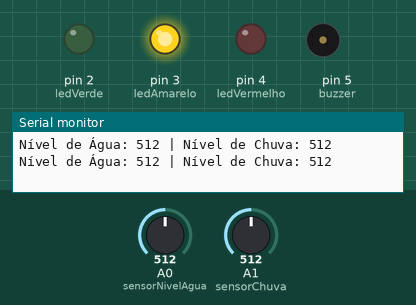
Simulated run of this sketch. Board: Arduino Uno, built with avr-gcc and run on an emulated ATmega328P. Shown: output pins drawn as LEDs (lit = HIGH), buzzer (waves = sounding), the last lines printed to the serial monitor. The inputs (shaded band) are chosen by the test bench; at power-on: A0 (sensorNivelAgua) = 512, A1 (sensorChuva) = 512.

Above: at 1.8 s.
1.9 s: A0 (sensorNivelAgua) set to 785
3.4 s: A0 (sensorNivelAgua) set to 808
At 4.7 s:
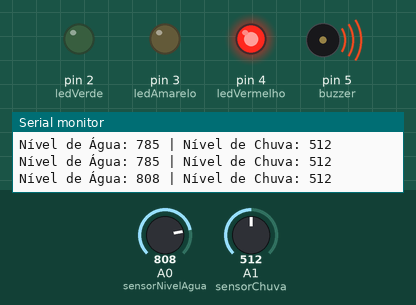
5.5 s: A0 (sensorNivelAgua) set to 790
At 6.3 s:
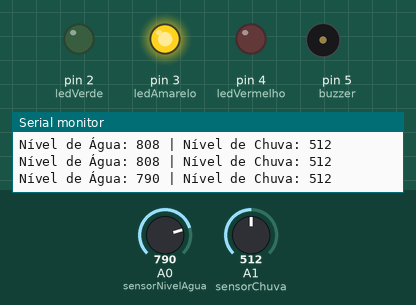
7.5 s: A0 (sensorNivelAgua) set to 810
At 9.1 s:
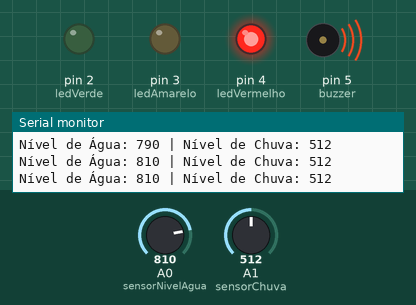
Timing chart, 0 to 10.5 s (numbered marks = the images above; inputs shaded):
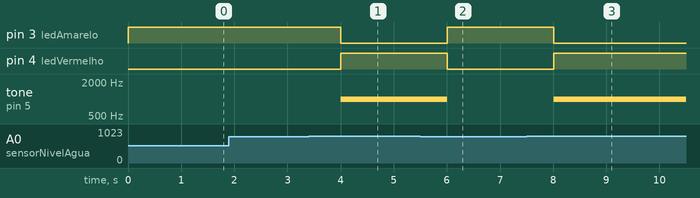

The sketch:

sketch.ino
```cpp
// Definição dos pinos
const int sensorNivelAgua = A0;
const int sensorChuva = A1;
const int ledVerde = 2;
const int ledAmarelo = 3;
const int ledVermelho = 4;
const int buzzer = 5;

// Limiares para os níveis
const int limiarAtencao = 500;
const int limiarPerigo = 800;

void setup() {
  pinMode(ledVerde, OUTPUT);
  pinMode(ledAmarelo, OUTPUT);
  pinMode(ledVermelho, OUTPUT);
  pinMode(buzzer, OUTPUT);
  Serial.begin(9600);
}

void loop() {
  int nivelAgua = analogRead(sensorNivelAgua);
  int nivelChuva = analogRead(sensorChuva);

  Serial.print("Nível de Água: ");
  Serial.print(nivelAgua);
  Serial.print(" | Nível de Chuva: ");
  Serial.println(nivelChuva);

  if (nivelAgua < limiarAtencao && nivelChuva < limiarAtencao) {
    // Nível Seguro
    digitalWrite(ledVerde, HIGH);
    digitalWrite(ledAmarelo, LOW);
    digitalWrite(ledVermelho, LOW);
    noTone(buzzer);
  } else if (nivelAgua < limiarPerigo && nivelChuva < limiarPerigo) {
    // Nível de Atenção
    digitalWrite(ledVerde, LOW);
    digitalWrite(ledAmarelo, HIGH);
    digitalWrite(ledVermelho, LOW);
    noTone(buzzer);
  } else {
    // Nível de Perigo
    digitalWrite(ledVerde, LOW);
    digitalWrite(ledAmarelo, LOW);
    digitalWrite(ledVermelho, HIGH);
    tone(buzzer, 1000); // Frequência de 1000Hz
  }

  delay(1000); // Aguarda 1 segundo antes da próxima leitura
}
```

Measured:
- the behaviour switches between 799 and 800 on A0 (sensorNivelAgua) (found by bisection; images 0 and 1)
- after the input at 3.4 s, pin 3 (ledAmarelo): HIGH → LOW after 0.60 s; pin 4 (ledVermelho): LOW → HIGH after 0.60 s; tone on pin 5 (buzzer): silent → 1000 Hz after 0.60 s
- after the input at 5.5 s, pin 3 (ledAmarelo): LOW → HIGH after 0.51 s; pin 4 (ledVermelho): HIGH → LOW after 0.51 s; tone on pin 5 (buzzer): 1000 Hz → silent after 0.51 s
- after the input at 7.5 s, pin 3 (ledAmarelo): HIGH → LOW after 0.51 s; pin 4 (ledVermelho): LOW → HIGH after 0.51 s; tone on pin 5 (buzzer): silent → 1000 Hz after 0.51 s
